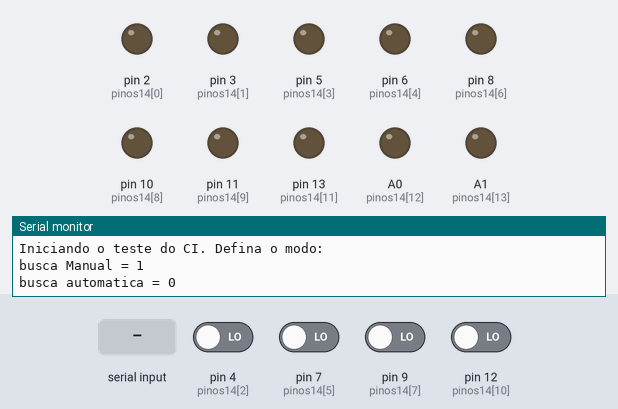
Simulated run of this sketch. Board: Arduino Uno, built with avr-gcc and run on an emulated ATmega328P. On the bench: output pins drawn as LEDs (lit = HIGH), the last lines printed to the serial monitor. Inputs (shaded band) come from the test bench; at power-on: pin 4 (pinos14[2]), pin 7 (pinos14[5]), pin 9 (pinos14[7]), pin 12 (pinos14[10]) LOW.

Above: at 1.2 s.
1.3 s: "0\n" received over Serial
At 2.7 s:
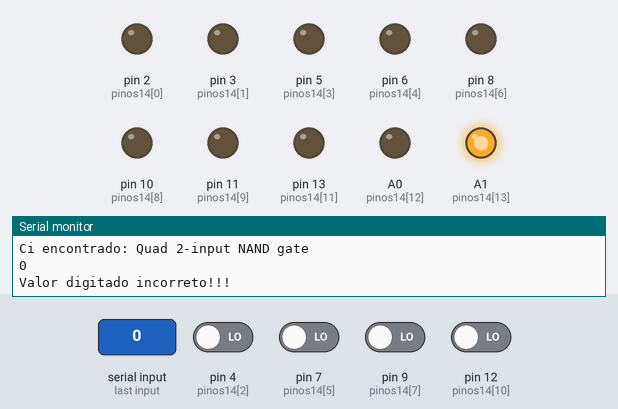
3.0 s: byte 49 ('1') received over Serial
4.5 s: "30,150\n" received over Serial
Timing chart, 0 to 7.5 s (numbered marks = the images above; inputs shaded):
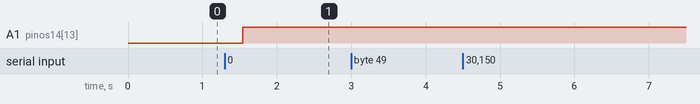

The sketch:

testadorDeCis.ino
```cpp
#include <Arduino.h>
#include "cis.h"


typedef struct
{
  String nome;
  String numero;
  int numerosDePinos = 14;
  String casosDeTeste[4];

} CI;


CI getCiDados(String nome);
boolean buscaCiAuto();
boolean buscaCiManual(String nomeDoCi);
bool testCi(String caso, int pinagem);


int pinos14[] = {2,3,4,5,6,7,8,9,10,11,12,13,A0,A1,A2};
String cis[] = {ciNand,ciAnd,ciNor,ciNot,ciOr,ciXor};
boolean resultado = true;
CI ci;


void setup() {
  // put your setup code here, to run once:
  Serial.begin(9600);

  Serial.println("Iniciando o teste do CI. Defina o modo:\nbusca Manual = 1\nbusca automatica = 0");
}

void loop() {
  // put your main code here, to run repeatedly:


  if(Serial.available() > 0){

    switch (Serial.read())
    {
    case '0': resultado = buscaCiAuto();
            Serial.println(resultado);
      break;

    case '1': Serial.print("Digite o nome do CI: ");
            ci.nome = Serial.readString();
            ci.nome.toUpperCase();
            resultado = buscaCiManual(ci.nome);
      break;

    default: Serial.println("Valor digitado incorreto!!!");
      break;
    }
  }


}

boolean buscaCiAuto(){

  boolean resultado = true;
  CI ci;

  for(int i = 0; i < 6; i++){
    ci = getCiDados(cis[i]);
    int n = sizeof(ci.casosDeTeste)/sizeof(ci.casosDeTeste[0]);

    String s = ci.nome;

    Serial.println(s);
    delay(10);

    for(int k = 0; k<n ; k++){
      resultado = testCi(ci.casosDeTeste[k],ci.numerosDePinos);

      if(!resultado){
        Serial.print(ci.casosDeTeste[k]);
        Serial.println(" falhou");
        break;
      }
    }

    Serial.print("Ci encontrado: ");
    Serial.println(ci.nome);
    break;
  }

  return resultado;
}

boolean buscaCiManual(String nomeDoCi){

  boolean resultado = true;
  CI ci;

  ci = getCiDados(nomeDoCi);
  int n = sizeof(ci.casosDeTeste)/sizeof(ci.casosDeTeste[0]);

  for(int k = 0; k<n ; k++){
    resultado = testCi(ci.casosDeTeste[k],ci.numerosDePinos);

    if(!resultado)
      return resultado;
  }

  return resultado;
}


bool testCi(String caso, int pinagem){

  boolean resultado = true;


  // faz o setup dos pinos
  for(int i = 0; i < pinagem; i++){

    switch (caso[i])
    {
    case 'G': pinMode(pinos14[i],OUTPUT); digitalWrite(pinos14[i],LOW);
      break;

    case 'V': pinMode(pinos14[i],OUTPUT); digitalWrite(pinos14[i],HIGH);
      break;

    case 'L': digitalWrite(pinos14[i],LOW); pinMode(pinos14[i],INPUT);//pinMode(pinos14[i],INPUT_PULLUP); digitalRead(pinos14[i]);
      break;

    case 'H': digitalWrite(pinos14[i],LOW); pinMode(pinos14[i],INPUT);//pinMode(pinos14[i],INPUT_PULLUP); digitalRead(pinos14[i]);
      break;

    default: Serial.print("Ocorreu um erro no setup dos pinos");
      break;
    }
  }

  delay(5);

  //faz o setup das saidas
  for (size_t i = 0; i < pinagem; i++)
  {
    switch (caso[i])
    {
    case '0': pinMode(pinos14[i], OUTPUT); digitalWrite(pinos14[i],LOW);
      break;
    case '1': pinMode(pinos14[i], OUTPUT); digitalWrite(pinos14[i],HIGH);
      break;

    default:
      break;
    }
  }
  delay(5);

  //faz o setup das entradas
  for (size_t i = 0; i < pinagem; i++)
  {
    switch (caso[i])
    {
    case 'H': if(!digitalRead(pinos14[i])){
                resultado = false;
                Serial.print("Pino ");
                Serial.print(pinos14[i]);
                Serial.println(" está Danificado");
              }
      break;

    case 'L': if(digitalRead(pinos14[i])){
                resultado = false;
                Serial.print("Pino ");
                Serial.print(pinos14[i]);
                Serial.println(" está Danificado");
              }
      break;

    default: Serial.print("Pino ");
             Serial.print(pinos14[i]);
             Serial.println(" está ok");
      break;
    }
  }
  delay(5);


  return resultado;

}

CI getCiDados(String nome){

  CI ci;
  String buffer = nome;
  int begin = 0;
  int end = nome.indexOf('\n');
  int i = 0;

  ci.numero = nome.substring(begin,end);

  begin = ++end;
  ci.nome = buffer.substring(begin, (end = buffer.indexOf('\n',begin)));

  begin = ++end;
  ci.numerosDePinos = buffer.substring(begin, (end = buffer.indexOf('\n',begin))).toInt();


  while(buffer.indexOf('\n',begin) != -1){

    begin = ++end;
    ci.casosDeTeste[i] = buffer.substring(begin, (end = buffer.indexOf('\n',begin)));

    i++;
    /*begin = ++end;
    String caso1 = buffer.substring(begin, (end = buffer.indexOf('\n',begin)));

    begin = ++end;
    String caso2 = buffer.substring(begin, (end = buffer.indexOf('\n',begin)));

    begin = ++end;
    String caso3 = buffer.substring(begin, (end = buffer.indexOf('\n',begin)));

    begin = ++end;
    String caso4 = buffer.substring(begin);*/

  }

  return ci;
}
```

cis.h
```cpp
#ifndef __CIS_H__
#define __CIS_H__

#include <Arduino.h>


String ciNand =   String("$7400\n" +
                  String("Quad 2-input NAND gate\n") +
                  String("14\n") +
                  String("00H00HGH00H00V\n") +
                  String("10H10HGH10H10V\n") +
                  String("01H01HGH01H01V\n") +
                  String("11L11LGL11L11V\n"));

String ciNor =   String("$7402\n" +
                  String("Quad 2-input NOR gates\n") +
                  String("14\n") +
                  String("H00H00G00H00HV\n") +
                  String("L10L10G10L10LV\n") +
                  String("L01L01G01L01LV\n") +
                  String("L11L11G11L11LV\n"));

String ciNot =   String("$7404\n" +
                  String("Hex inverters\n") +
                  String("14\n") +
                  String("0H0H0HGH0H0H0V\n") +
                  String("1L1L1LGL1L1L1V\n"));

String ciAnd =   String("$7408\n" +
                  String("Quad 2-input AND gates\n") +
                  String("14\n") +
                  String("00L00LGL00L00V\n") +
                  String("01L01LGL01L01V\n") +
                  String("10L10LGL10L10V\n") +
                  String("11H11HGH11H11V"));

//String ciAnd = String("7408$Quad 2-input AND gates$14$00L00LGL00L00V$01L01LGL01L01V$10L10LGL10L10V$11H11HGH11H11V");

String ciOr =   String("$7432\n" +
                  String("Quad 2-input OR gates\n") +
                  String("14\n") +
                  String("00L00LGL00L00V\n") +
                  String("01H01HGH10H10V\n") +
                  String("10H10HGH01H01V\n") +
                  String("11H11HGH11H11V\n"));

String ciXor =   String("$7486\n" +
                  String("Quad 2-input XOR gates\n") +
                  String("14\n") +
                  String("00L00LGL00L00V\n") +
                  String("01H01HGH01H01V\n") +
                  String("10H10HGH10H10V\n") +
                  String("11L11LGL11L11V\n"));


#endif
```

Measured:
- after the input at 1.3 s, A1 (pinos14[13]): LOW → HIGH after 0.24 s
